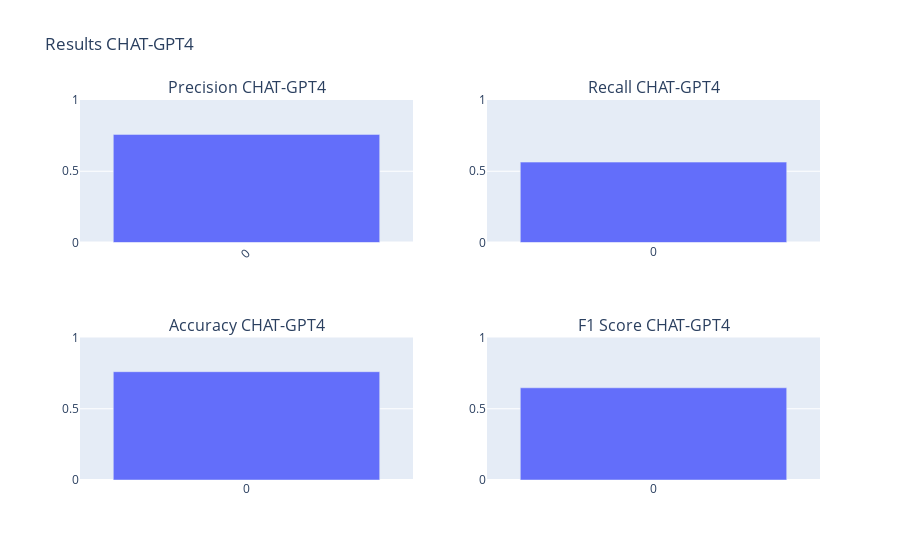

Here is the notebook cell this chart was saved with:
### Markdown cell above
## Analyze ChatGPT4

### Code cell
folder = "data/results/chat_gpt_4"
files = get_json_files(folder)

# exclude 
files = [f for f in files if f != "2023-04-24 16:08:16.804316_simple_promt.json"]

results_cg = calculate_results(files, folder, model_name="CHAT-GPT4")
create_chart(results_cg)

### Figure 1 — Plotly figure (JSON) as saved in the notebook; plotly's stock layout.template omitted (floating-point values rounded to 4 significant figures)
{"data": [{"alignmentgroup": "True", "hovertemplate": "Index=%{x}<br>Accuracy=%{y}<extra></extra>", "legendgroup": "", "marker": {"color": "#636efa", "pattern": {"shape": ""}}, "name": "", "offsetgroup": "", "orientation": "v", "showlegend": false, "textposition": "auto", "type": "bar", "x": ["0"], "xaxis": "x3", "y": [0.76], "yaxis": "y3"}, {"alignmentgroup": "True", "hovertemplate": "Index=%{x}<br>Precision=%{y}<extra></extra>", "legendgroup": "", "marker": {"color": "#636efa", "pattern": {"shape": ""}}, "name": "", "offsetgroup": "", "orientation": "v", "showlegend": false, "textposition": "auto", "type": "bar", "x": ["0"], "xaxis": "x", "y": [0.7586], "yaxis": "y"}, {"alignmentgroup": "True", "hovertemplate": "Index=%{x}<br>Recall=%{y}<extra></extra>", "legendgroup": "", "marker": {"color": "#636efa", "pattern": {"shape": ""}}, "name": "", "offsetgroup": "", "orientation": "v", "showlegend": false, "textposition": "auto", "type": "bar", "x": ["0"], "xaxis": "x2", "y": [0.5641], "yaxis": "y2"}, {"alignmentgroup": "True", "hovertemplate": "Index=%{x}<br>F1 Score=%{y}<extra></extra>", "legendgroup": "", "marker": {"color": "#636efa", "pattern": {"shape": ""}}, "name": "", "offsetgroup": "", "orientation": "v", "showlegend": false, "textposition": "auto", "type": "bar", "x": ["0"], "xaxis": "x4", "y": [0.6471], "yaxis": "y4"}], "layout": {"annotations": [{"font": {"size": 16}, "showarrow": false, "text": "Precision CHAT-GPT4", "x": 0.225, "xanchor": "center", "xref": "paper", "y": 1, "yanchor": "bottom", "yref": "paper"}, {"font": {"size": 16}, "showarrow": false, "text": "Recall CHAT-GPT4", "x": 0.775, "xanchor": "center", "xref": "paper", "y": 1, "yanchor": "bottom", "yref": "paper"}, {"font": {"size": 16}, "showarrow": false, "text": "Accuracy CHAT-GPT4", "x": 0.225, "xanchor": "center", "xref": "paper", "y": 0.375, "yanchor": "bottom", "yref": "paper"}, {"font": {"size": 16}, "showarrow": false, "text": "F1 Score CHAT-GPT4", "x": 0.775, "xanchor": "center", "xref": "paper", "y": 0.375, "yanchor": "bottom", "yref": "paper"}], "title": {"text": "Results CHAT-GPT4"}, "xaxis": {"anchor": "y", "domain": [0, 0.45], "tickangle": -45}, "xaxis2": {"anchor": "y2", "domain": [0.55, 1]}, "xaxis3": {"anchor": "y3", "domain": [0, 0.45]}, "xaxis4": {"anchor": "y4", "domain": [0.55, 1]}, "yaxis": {"anchor": "x", "domain": [0.625, 1], "range": [0, 1]}, "yaxis2": {"anchor": "x2", "domain": [0.625, 1], "range": [0, 1]}, "yaxis3": {"anchor": "x3", "domain": [0, 0.375], "range": [0, 1]}, "yaxis4": {"anchor": "x4", "domain": [0, 0.375], "range": [0, 1]}}}
